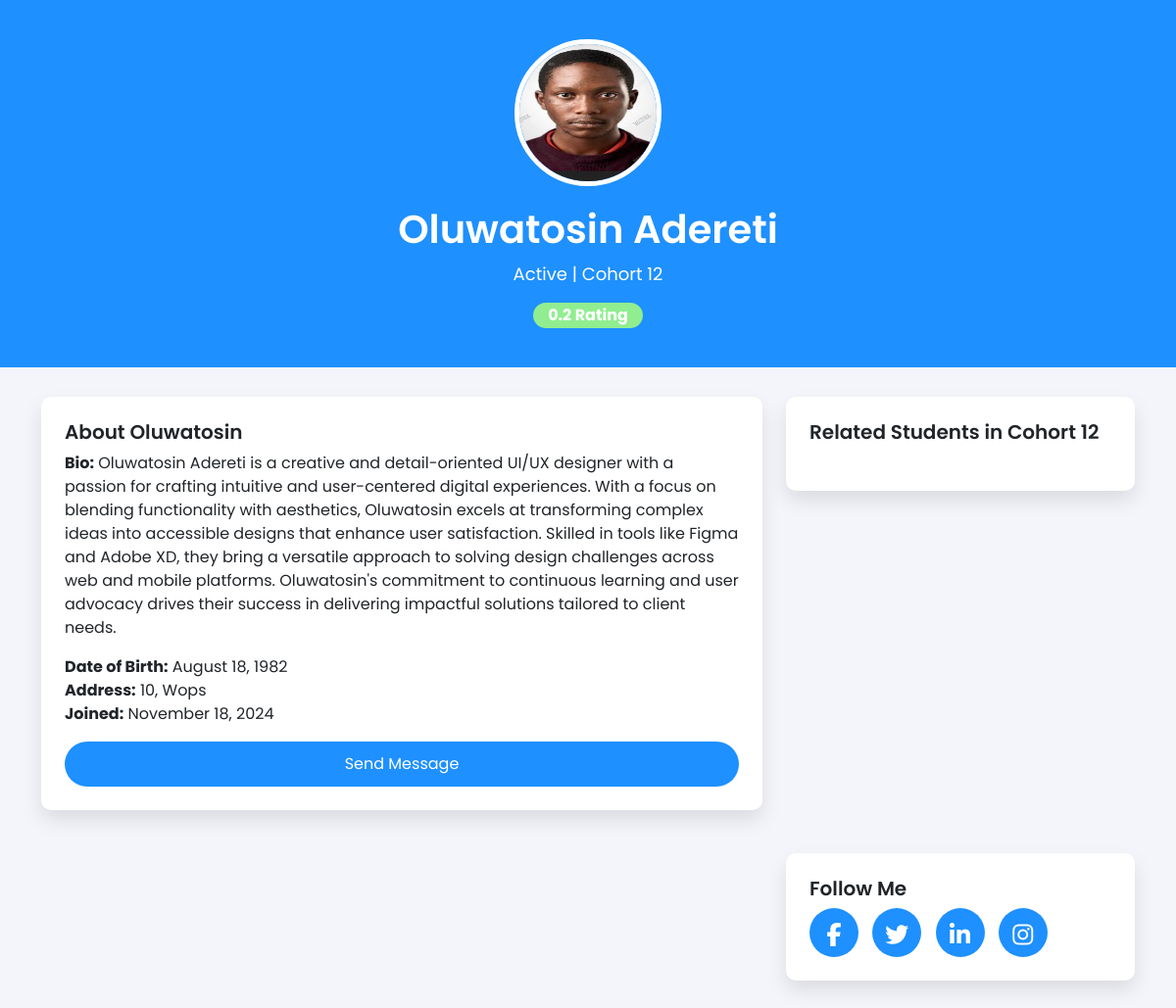
Screenshot of /profile/oluwatosin-adereti-790607733 with the database file from the repository.
### students/models.py (models this page shows, shortened)
class Student(models.Model):
  username = models.CharField(max_length=100)
  first_name = models.CharField(max_length=100)
  last_name = models.CharField(max_length=100)
  student_type = models.CharField(max_length=9, choices=student_position, default='Student')
  status = models.BooleanField(default=True)
  email = models.EmailField(max_length=254, unique=True, validators=[mail_validator])
  phone = models.IntegerField(null=False, blank=False)
  slug = models.SlugField(unique=True, blank=True, editable=False)

class Student_Profile(models.Model):
  student = models.OneToOneField(Student, on_delete=models.CASCADE)
  bio = models.TextField()
  DOB = models.DateField()
  address = models.CharField(max_length=500)
  rating = models.FloatField(default=0.0)
  profile_picture = models.ImageField(upload_to='student_profile')
  date_join = models.DateTimeField(auto_now_add=True)

class Cohort_Group(models.Model):
  name = models.CharField(max_length=100)
  date_join = models.DateTimeField(auto_now_add=True)
  students = models.ManyToManyField(Student)

### students/views.py (the view)
# urls.py: path('profile/<slug:slug>', views.get_profile_from_student, name='student_profile'),
def get_profile_from_student(request, slug):
    student = get_object_or_404(Student, slug=slug)
    context = {
        'student': student
    }
    return render(request, 'blog/studentprofile.html', context)

### templates/blog/studentprofile.html (shortened to what this page needs)
{% load static %}
<!DOCTYPE html>
<html lang="en">
  <head>
    <link
      href="https://cdn.jsdelivr.net/npm/bootstrap@5.0.2/dist/css/bootstrap.min.css"
      rel="stylesheet"
 />
    <link
      href="https://cdn.jsdelivr.net/npm/bootstrap@5.3.0-alpha1/dist/css/bootstrap.min.css"
      rel="stylesheet" />
    <link
      rel="stylesheet"
      href="https://cdnjs.cloudflare.com/ajax/libs/font-awesome/6.6.0/css/all.min.css" />
    <link rel="stylesheet" href="{% static 'CSS/profile.css' %}" />
  </head>
  <body>
    <section class="profile-header">
      <div class="container text-center">
        {% if student.student_profile.profile_picture %}
        <img
          src="{{ student.student_profile.profile_picture.url }}"
          alt="{{ student.first_name }} {{ student.last_name }}'s Profile Picture"
          class="profile-picture" />
        {% endif %}
        <h1>{{ student.first_name |default:'Unknow' }} {{ student.last_name |default:'User' }}</h1>
        <p>
          {{ student.status|yesno:"Active,Inactive" }} | {% if student.cohort_group_set.exists %}
          {% for cohort in student.cohort_group_set.all %}
            {{ cohort.name }}
          {% endfor %}
        {% else %}
          <p>No Cohort</p>
        {% endif %}
        <span class="badge badge-custom"
          >{{ student.student_profile.rating|default:'0.0' }} Rating</span
        >
      </div>
    </section>
    <section class="profile-content">
      <div class="container">
        <div class="row">
          <div class="col-md-8">
            <div class="card p-4">
              <h5>About {{ student.first_name }}</h5>
              <p><strong>Bio:</strong> {{ student.student_profile.bio }}</p>
              <p>
                <strong>Date of Birth:</strong> {{ student.student_profile.DOB |date:"F j, Y" }} <br />
                <strong>Address:</strong> {{ student.student_profile.address }}
                <br />
                <strong>Joined:</strong> {{ student.student_profile.date_join |date:"F j, Y" }}
              </p>
              <button
                class="btn btn-custom"
                data-bs-toggle="modal"
                data-bs-target="#exampleModal">
                Send Message
              </button>
            </div>
          </div>
          <div class="col-md-4">
            <div class="card p-4">
              {% if student.cohort_group_set.all %}
              {% for related in student.cohort_group_set.all %}
              <h5>Related Students in {{ related.name }}</h5>
              {% endfor %}
              {% else %}
              <h5>Student has No cohort yet</h5>
              {% endif %}
            </div>
          </div>
        </div>
        <div class="row mt-4">
          <div class="col-md-8">
          </div>
          <div class="col-md-4">
            <div class="card p-4">
              <h5>Follow Me</h5>
              <div class="follow-links">
                <a href="#"><i class="fab fa-facebook-f"></i></a>
                <a href="#"><i class="fab fa-twitter"></i></a>
                <a href="#"><i class="fab fa-linkedin-in"></i></a>
                <a href="#"><i class="fab fa-instagram"></i></a>
              </div>
            </div>
          </div>
        </div>
      </div>
    </section>
  </body>
</html>

### staticfiles/css/profile.css (style rules this page uses)
body { font-family: 'Poppins', sans-serif; background-color: #f4f5fa; }
.profile-header { background: dodgerblue; color: white; padding: 40px 0; text-align: center; }
.profile-header img { border-radius: 50%; border: 5px solid white; width: 150px; height: 150px; }
.profile-header h1 { font-weight: 600; margin-top: 20px; }
.profile-header p { font-size: 18px; color: white; }
.profile-content { padding: 30px; }
.profile-content .card { background: white; box-shadow: 0px 10px 20px rgba(0, 0, 0, 0.1); border: none; border-radius: 10px; margin-bottom: 20px; }
.profile-content .card h5 { font-weight: 600; }
.badge-custom { background-color: lightgreen; color: white; font-size: 16px; padding: 5px 15px; border-radius: 20px; }
.btn-custom { background-color: dodgerblue; color: white; padding: 10px 20px; border-radius: 25px; }
.follow-links a { display: inline-block; margin-right: 10px; color: white; font-size: 24px; background-color: dodgerblue; padding: 10px; border-radius: 50%; width: 50px; height: 50px; text-align: center; }

### rows the page displays
Student: student_profile.profile_picture (picture), first_name "Oluwatosin", last_name "Adereti", status "Active", student_profile.rating "0.2", student_profile.bio "Oluwatosin Adereti is a creative and detail-oriented UI/UX designer with a passion for crafting intuitive and user-centered digital experiences. With a focus on blending functionality with aesthetics, Oluwatosin excels at transforming complex ideas into accessible designs that enhance user satisfaction. Skilled in tools like Figma and Adobe XD, they bring a versatile approach to solving design challenges across web and mobile platforms. Oluwatosin's commitment to continuous learning and user advocacy drives their success in delivering impactful solutions tailored to client needs.", student_profile.DOB "August 18, 1982", student_profile.address "10, Wops", student_profile.date_join "November 18, 2024"
Cohort_Group: name "Cohort 12"
